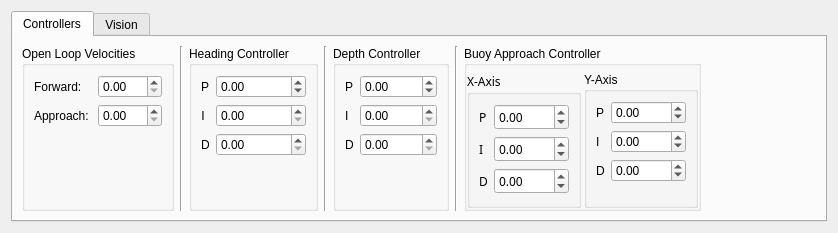
<?xml version="1.0" encoding="UTF-8"?>
<ui version="4.0">
 <class>parameterEditor</class>
 <widget class="QWidget" name="parameterEditor">
  <property name="geometry">
   <rect>
    <x>0</x>
    <y>0</y>
    <width>838</width>
    <height>223</height>
   </rect>
  </property>
  <property name="sizePolicy">
   <sizepolicy hsizetype="Preferred" vsizetype="Preferred">
    <horstretch>0</horstretch>
    <verstretch>0</verstretch>
   </sizepolicy>
  </property>
  <property name="windowTitle">
   <string>Form</string>
  </property>
  <layout class="QVBoxLayout" name="verticalLayout">
   <item>
    <widget class="QTabWidget" name="tabContainer">
     <property name="sizePolicy">
      <sizepolicy hsizetype="Expanding" vsizetype="Expanding">
       <horstretch>0</horstretch>
       <verstretch>0</verstretch>
      </sizepolicy>
     </property>
     <property name="maximumSize">
      <size>
       <width>10000</width>
       <height>10000</height>
      </size>
     </property>
     <property name="tabPosition">
      <enum>QTabWidget::North</enum>
     </property>
     <property name="currentIndex">
      <number>0</number>
     </property>
     <property name="elideMode">
      <enum>Qt::ElideNone</enum>
     </property>
     <property name="tabsClosable">
      <bool>false</bool>
     </property>
     <widget class="QWidget" name="tabContainerPage1_2">
      <attribute name="title">
       <string>Controllers</string>
      </attribute>
      <layout class="QHBoxLayout" name="horizontalLayout_6">
       <item>
        <widget class="QGroupBox" name="groupBox_13">
         <property name="title">
          <string>Open Loop Velocities</string>
         </property>
         <layout class="QFormLayout" name="formLayout_8">
          <property name="fieldGrowthPolicy">
           <enum>QFormLayout::AllNonFixedFieldsGrow</enum>
          </property>
          <item row="0" column="0">
           <widget class="QLabel" name="label_21">
            <property name="text">
             <string>Forward:</string>
            </property>
            <property name="buddy">
             <cstring>fwdVelocitySpinBox</cstring>
            </property>
           </widget>
          </item>
          <item row="0" column="1">
           <widget class="QDoubleSpinBox" name="fwdVelocitySpinBox">
            <property name="maximum">
             <double>127.000000000000000</double>
            </property>
           </widget>
          </item>
          <item row="1" column="0">
           <widget class="QLabel" name="label_22">
            <property name="text">
             <string>Approach: </string>
            </property>
            <property name="buddy">
             <cstring>approachVelocitySpinBox</cstring>
            </property>
           </widget>
          </item>
          <item row="1" column="1">
           <widget class="QDoubleSpinBox" name="approachVelocitySpinBox">
            <property name="maximum">
             <double>127.000000000000000</double>
            </property>
           </widget>
          </item>
         </layout>
        </widget>
       </item>
       <item>
        <widget class="Line" name="line_14">
         <property name="orientation">
          <enum>Qt::Vertical</enum>
         </property>
        </widget>
       </item>
       <item>
        <widget class="QGroupBox" name="groupBox">
         <property name="title">
          <string>Heading Controller</string>
         </property>
         <layout class="QFormLayout" name="formLayout">
          <property name="fieldGrowthPolicy">
           <enum>QFormLayout::AllNonFixedFieldsGrow</enum>
          </property>
          <item row="1" column="0">
           <widget class="QLabel" name="headingPGainLabel">
            <property name="sizePolicy">
             <sizepolicy hsizetype="Expanding" vsizetype="Preferred">
              <horstretch>0</horstretch>
              <verstretch>0</verstretch>
             </sizepolicy>
            </property>
            <property name="text">
             <string>P</string>
            </property>
            <property name="alignment">
             <set>Qt::AlignCenter</set>
            </property>
            <property name="buddy">
             <cstring>headingPGainSpinBox</cstring>
            </property>
           </widget>
          </item>
          <item row="1" column="1">
           <widget class="QDoubleSpinBox" name="headingPGainSpinBox">
            <property name="minimum">
             <double>-99.989999999999995</double>
            </property>
            <property name="singleStep">
             <double>0.010000000000000</double>
            </property>
           </widget>
          </item>
          <item row="2" column="0">
           <widget class="QLabel" name="headingIGainLabel">
            <property name="sizePolicy">
             <sizepolicy hsizetype="Expanding" vsizetype="Preferred">
              <horstretch>0</horstretch>
              <verstretch>0</verstretch>
             </sizepolicy>
            </property>
            <property name="text">
             <string>I</string>
            </property>
            <property name="alignment">
             <set>Qt::AlignCenter</set>
            </property>
           </widget>
          </item>
          <item row="2" column="1">
           <widget class="QDoubleSpinBox" name="headingIGainSpinBox">
            <property name="singleStep">
             <double>0.010000000000000</double>
            </property>
           </widget>
          </item>
          <item row="3" column="0">
           <widget class="QLabel" name="headingDGainLabel">
            <property name="sizePolicy">
             <sizepolicy hsizetype="Expanding" vsizetype="Preferred">
              <horstretch>0</horstretch>
              <verstretch>0</verstretch>
             </sizepolicy>
            </property>
            <property name="text">
             <string>D</string>
            </property>
            <property name="alignment">
             <set>Qt::AlignCenter</set>
            </property>
           </widget>
          </item>
          <item row="3" column="1">
           <widget class="QDoubleSpinBox" name="headingDGainSpinBox">
            <property name="singleStep">
             <double>0.010000000000000</double>
            </property>
           </widget>
          </item>
         </layout>
        </widget>
       </item>
       <item>
        <widget class="Line" name="line_15">
         <property name="orientation">
          <enum>Qt::Vertical</enum>
         </property>
        </widget>
       </item>
       <item>
        <widget class="QGroupBox" name="groupBox_2">
         <property name="title">
          <string>Depth Controller</string>
         </property>
         <layout class="QFormLayout" name="formLayout_2">
          <property name="fieldGrowthPolicy">
           <enum>QFormLayout::AllNonFixedFieldsGrow</enum>
          </property>
          <item row="0" column="0">
           <widget class="QLabel" name="depthPGainLabel">
            <property name="text">
             <string>P</string>
            </property>
           </widget>
          </item>
          <item row="0" column="1">
           <widget class="QDoubleSpinBox" name="depthPGainSpinBox">
            <property name="sizePolicy">
             <sizepolicy hsizetype="Expanding" vsizetype="Fixed">
              <horstretch>0</horstretch>
              <verstretch>0</verstretch>
             </sizepolicy>
            </property>
            <property name="minimum">
             <double>-99.000000000000000</double>
            </property>
            <property name="maximum">
             <double>99.000000000000000</double>
            </property>
            <property name="singleStep">
             <double>0.010000000000000</double>
            </property>
           </widget>
          </item>
          <item row="1" column="0">
           <widget class="QLabel" name="depthIGainLabel">
            <property name="text">
             <string>I</string>
            </property>
           </widget>
          </item>
          <item row="1" column="1">
           <widget class="QDoubleSpinBox" name="depthIGainSpinBox">
            <property name="sizePolicy">
             <sizepolicy hsizetype="Expanding" vsizetype="Fixed">
              <horstretch>0</horstretch>
              <verstretch>0</verstretch>
             </sizepolicy>
            </property>
            <property name="singleStep">
             <double>0.010000000000000</double>
            </property>
           </widget>
          </item>
          <item row="2" column="0">
           <widget class="QLabel" name="depthDGainLabel">
            <property name="text">
             <string>D</string>
            </property>
           </widget>
          </item>
          <item row="2" column="1">
           <widget class="QDoubleSpinBox" name="depthDGainSpinBox">
            <property name="sizePolicy">
             <sizepolicy hsizetype="Expanding" vsizetype="Fixed">
              <horstretch>0</horstretch>
              <verstretch>0</verstretch>
             </sizepolicy>
            </property>
            <property name="singleStep">
             <double>0.010000000000000</double>
            </property>
           </widget>
          </item>
         </layout>
        </widget>
       </item>
       <item>
        <widget class="Line" name="line_16">
         <property name="orientation">
          <enum>Qt::Vertical</enum>
         </property>
        </widget>
       </item>
       <item>
        <widget class="QGroupBox" name="groupBox_3">
         <property name="title">
          <string>Buoy Approach Controller</string>
         </property>
         <layout class="QHBoxLayout" name="horizontalLayout_8">
          <property name="spacing">
           <number>3</number>
          </property>
          <property name="leftMargin">
           <number>0</number>
          </property>
          <property name="topMargin">
           <number>6</number>
          </property>
          <property name="rightMargin">
           <number>0</number>
          </property>
          <property name="bottomMargin">
           <number>0</number>
          </property>
          <item>
           <widget class="QGroupBox" name="groupBox_6">
            <property name="font">
             <font>
              <family>Sans Serif</family>
             </font>
            </property>
            <property name="title">
             <string>X-Axis</string>
            </property>
            <layout class="QFormLayout" name="formLayout_3">
             <property name="fieldGrowthPolicy">
              <enum>QFormLayout::AllNonFixedFieldsGrow</enum>
             </property>
             <item row="0" column="0">
              <widget class="QLabel" name="headingPGainLabel_2">
               <property name="text">
                <string>P</string>
               </property>
              </widget>
             </item>
             <item row="0" column="1">
              <widget class="QDoubleSpinBox" name="buoyHeadingPGainSpinBox">
               <property name="minimum">
                <double>-1000.000000000000000</double>
               </property>
               <property name="maximum">
                <double>1000.000000000000000</double>
               </property>
               <property name="singleStep">
                <double>0.010000000000000</double>
               </property>
              </widget>
             </item>
             <item row="1" column="0">
              <widget class="QLabel" name="headingIGainLabel_2">
               <property name="text">
                <string>I</string>
               </property>
              </widget>
             </item>
             <item row="1" column="1">
              <widget class="QDoubleSpinBox" name="buoyHeadingIGainSpinBox">
               <property name="minimum">
                <double>-1000.000000000000000</double>
               </property>
               <property name="maximum">
                <double>1000.000000000000000</double>
               </property>
               <property name="singleStep">
                <double>0.010000000000000</double>
               </property>
              </widget>
             </item>
             <item row="2" column="0">
              <widget class="QLabel" name="headingDGainLabel_2">
               <property name="text">
                <string>D</string>
               </property>
              </widget>
             </item>
             <item row="2" column="1">
              <widget class="QDoubleSpinBox" name="buoyHeadingDGainSpinBox">
               <property name="minimum">
                <double>-1000.000000000000000</double>
               </property>
               <property name="maximum">
                <double>1000.000000000000000</double>
               </property>
               <property name="singleStep">
                <double>0.010000000000000</double>
               </property>
              </widget>
             </item>
            </layout>
           </widget>
          </item>
          <item>
           <widget class="QGroupBox" name="groupBox_4">
            <property name="title">
             <string>Y-Axis</string>
            </property>
            <layout class="QFormLayout" name="formLayout_4">
             <item row="0" column="0">
              <widget class="QLabel" name="depthPGainLabel_2">
               <property name="text">
                <string>P</string>
               </property>
              </widget>
             </item>
             <item row="1" column="0">
              <widget class="QLabel" name="depthIGainLabel_2">
               <property name="text">
                <string>I</string>
               </property>
              </widget>
             </item>
             <item row="2" column="0">
              <widget class="QLabel" name="depthDGainLabel_2">
               <property name="text">
                <string>D</string>
               </property>
              </widget>
             </item>
             <item row="0" column="1">
              <widget class="QDoubleSpinBox" name="buoyDepthPGainSpinBox">
               <property name="minimum">
                <double>-1000.000000000000000</double>
               </property>
               <property name="maximum">
                <double>1000.000000000000000</double>
               </property>
               <property name="singleStep">
                <double>0.010000000000000</double>
               </property>
              </widget>
             </item>
             <item row="1" column="1">
              <widget class="QDoubleSpinBox" name="buoyDepthIGainSpinBox">
               <property name="minimum">
                <double>-1000.000000000000000</double>
               </property>
               <property name="maximum">
                <double>1000.000000000000000</double>
               </property>
               <property name="singleStep">
                <double>0.010000000000000</double>
               </property>
              </widget>
             </item>
             <item row="2" column="1">
              <widget class="QDoubleSpinBox" name="buoyDepthDGainSpinBox">
               <property name="minimum">
                <double>-1000.000000000000000</double>
               </property>
               <property name="maximum">
                <double>1000.000000000000000</double>
               </property>
               <property name="singleStep">
                <double>0.010000000000000</double>
               </property>
              </widget>
             </item>
            </layout>
           </widget>
          </item>
         </layout>
        </widget>
       </item>
       <item>
        <spacer name="horizontalSpacer_2">
         <property name="orientation">
          <enum>Qt::Horizontal</enum>
         </property>
         <property name="sizeHint" stdset="0">
          <size>
           <width>40</width>
           <height>20</height>
          </size>
         </property>
        </spacer>
       </item>
      </layout>
     </widget>
     <widget class="QWidget" name="tabContainerPage2_2">
      <attribute name="title">
       <string>Vision</string>
      </attribute>
      <layout class="QHBoxLayout" name="horizontalLayout_5">
       <item>
        <widget class="QGroupBox" name="groupBox_8">
         <property name="title">
          <string>General Vision</string>
         </property>
         <layout class="QVBoxLayout" name="verticalLayout_4">
          <property name="bottomMargin">
           <number>0</number>
          </property>
          <item>
           <layout class="QFormLayout" name="formLayout_12">
            <item row="0" column="0">
             <widget class="QLabel" name="label_32">
              <property name="text">
               <string>Min. Blob Size</string>
              </property>
             </widget>
            </item>
            <item row="0" column="1">
             <widget class="QSpinBox" name="minBlobSpinBox">
              <property name="enabled">
               <bool>false</bool>
              </property>
              <property name="maximum">
               <number>19200</number>
              </property>
              <property name="singleStep">
               <number>5</number>
              </property>
             </widget>
            </item>
            <item row="1" column="0">
             <widget class="QLabel" name="label_33">
              <property name="text">
               <string>Max Blob Size</string>
              </property>
             </widget>
            </item>
            <item row="1" column="1">
             <widget class="QSpinBox" name="maxBlobSizeSpinBox">
              <property name="enabled">
               <bool>false</bool>
              </property>
              <property name="maximum">
               <number>19200</number>
              </property>
              <property name="singleStep">
               <number>5</number>
              </property>
             </widget>
            </item>
           </layout>
          </item>
         </layout>
        </widget>
       </item>
       <item>
        <widget class="Line" name="line_17">
         <property name="orientation">
          <enum>Qt::Vertical</enum>
         </property>
        </widget>
       </item>
       <item>
        <widget class="QGroupBox" name="groupBox_5">
         <property name="title">
          <string>Paths Color</string>
         </property>
         <layout class="QFormLayout" name="formLayout_6">
          <property name="fieldGrowthPolicy">
           <enum>QFormLayout::AllNonFixedFieldsGrow</enum>
          </property>
          <property name="bottomMargin">
           <number>0</number>
          </property>
          <item row="0" column="0">
           <widget class="QLabel" name="label_10">
            <property name="text">
             <string>Hue (High)</string>
            </property>
           </widget>
          </item>
          <item row="0" column="1">
           <widget class="QDoubleSpinBox" name="pathHueHighSpinBox">
            <property name="maximum">
             <double>1.000000000000000</double>
            </property>
            <property name="singleStep">
             <double>0.050000000000000</double>
            </property>
           </widget>
          </item>
          <item row="1" column="0">
           <widget class="QLabel" name="label_15">
            <property name="text">
             <string>Hue (Low)</string>
            </property>
           </widget>
          </item>
          <item row="1" column="1">
           <widget class="QDoubleSpinBox" name="pathHueLowSpinBox">
            <property name="maximum">
             <double>1.000000000000000</double>
            </property>
            <property name="singleStep">
             <double>0.050000000000000</double>
            </property>
           </widget>
          </item>
          <item row="2" column="0">
           <widget class="QLabel" name="label_23">
            <property name="text">
             <string>Saturation</string>
            </property>
           </widget>
          </item>
          <item row="2" column="1">
           <widget class="QDoubleSpinBox" name="pathSaturationSpinBox">
            <property name="maximum">
             <double>1.000000000000000</double>
            </property>
            <property name="singleStep">
             <double>0.050000000000000</double>
            </property>
           </widget>
          </item>
         </layout>
        </widget>
       </item>
       <item>
        <widget class="Line" name="line_18">
         <property name="orientation">
          <enum>Qt::Vertical</enum>
         </property>
        </widget>
       </item>
       <item>
        <widget class="QGroupBox" name="groupBox_7">
         <property name="title">
          <string>Buoy Color</string>
         </property>
         <property name="flat">
          <bool>false</bool>
         </property>
         <layout class="QFormLayout" name="formLayout_5">
          <property name="fieldGrowthPolicy">
           <enum>QFormLayout::AllNonFixedFieldsGrow</enum>
          </property>
          <property name="bottomMargin">
           <number>0</number>
          </property>
          <item row="1" column="0">
           <widget class="QLabel" name="label_7">
            <property name="text">
             <string>Hue (lower bound)</string>
            </property>
           </widget>
          </item>
          <item row="2" column="0">
           <widget class="QLabel" name="label_8">
            <property name="text">
             <string>Hue (upper bound)</string>
            </property>
           </widget>
          </item>
          <item row="1" column="1">
           <widget class="QDoubleSpinBox" name="buoyHueHighSpinBox">
            <property name="maximum">
             <double>1.000000000000000</double>
            </property>
            <property name="singleStep">
             <double>0.050000000000000</double>
            </property>
           </widget>
          </item>
          <item row="2" column="1">
           <widget class="QDoubleSpinBox" name="buoyHueLowSpinBox">
            <property name="maximum">
             <double>1.000000000000000</double>
            </property>
            <property name="singleStep">
             <double>0.050000000000000</double>
            </property>
           </widget>
          </item>
          <item row="3" column="0">
           <widget class="QLabel" name="label_5">
            <property name="text">
             <string>Min. Saturation</string>
            </property>
           </widget>
          </item>
          <item row="3" column="1">
           <widget class="QDoubleSpinBox" name="buoySaturationSpinBox">
            <property name="maximum">
             <double>1.000000000000000</double>
            </property>
            <property name="singleStep">
             <double>0.050000000000000</double>
            </property>
           </widget>
          </item>
         </layout>
        </widget>
       </item>
       <item>
        <widget class="QGroupBox" name="groupBox_14">
         <property name="title">
          <string>Buoy  Blob Analysis</string>
         </property>
         <layout class="QFormLayout" name="formLayout_13">
          <property name="bottomMargin">
           <number>0</number>
          </property>
          <item row="0" column="0">
           <widget class="QLabel" name="label_31">
            <property name="text">
             <string>Max Eccentricity:</string>
            </property>
           </widget>
          </item>
          <item row="0" column="1">
           <widget class="QDoubleSpinBox" name="buoyEccentSpinBox">
            <property name="enabled">
             <bool>true</bool>
            </property>
            <property name="maximum">
             <double>1.000000000000000</double>
            </property>
            <property name="singleStep">
             <double>0.050000000000000</double>
            </property>
           </widget>
          </item>
          <item row="1" column="0">
           <widget class="QLabel" name="label_34">
            <property name="text">
             <string>Min Extent:</string>
            </property>
           </widget>
          </item>
          <item row="1" column="1">
           <widget class="QDoubleSpinBox" name="buoyMinExtentSpinBox">
            <property name="enabled">
             <bool>true</bool>
            </property>
            <property name="maximum">
             <double>1.000000000000000</double>
            </property>
            <property name="singleStep">
             <double>0.050000000000000</double>
            </property>
           </widget>
          </item>
          <item row="2" column="0">
           <widget class="QLabel" name="label_18">
            <property name="text">
             <string>Max Extent:</string>
            </property>
           </widget>
          </item>
          <item row="2" column="1">
           <widget class="QDoubleSpinBox" name="buoyMaxExtentSpinBox">
            <property name="maximum">
             <double>1.000000000000000</double>
            </property>
            <property name="singleStep">
             <double>0.050000000000000</double>
            </property>
           </widget>
          </item>
         </layout>
        </widget>
       </item>
       <item>
        <spacer name="horizontalSpacer">
         <property name="orientation">
          <enum>Qt::Horizontal</enum>
         </property>
         <property name="sizeHint" stdset="0">
          <size>
           <width>40</width>
           <height>20</height>
          </size>
         </property>
        </spacer>
       </item>
      </layout>
     </widget>
    </widget>
   </item>
  </layout>
 </widget>
 <resources/>
 <connections/>
</ui>
